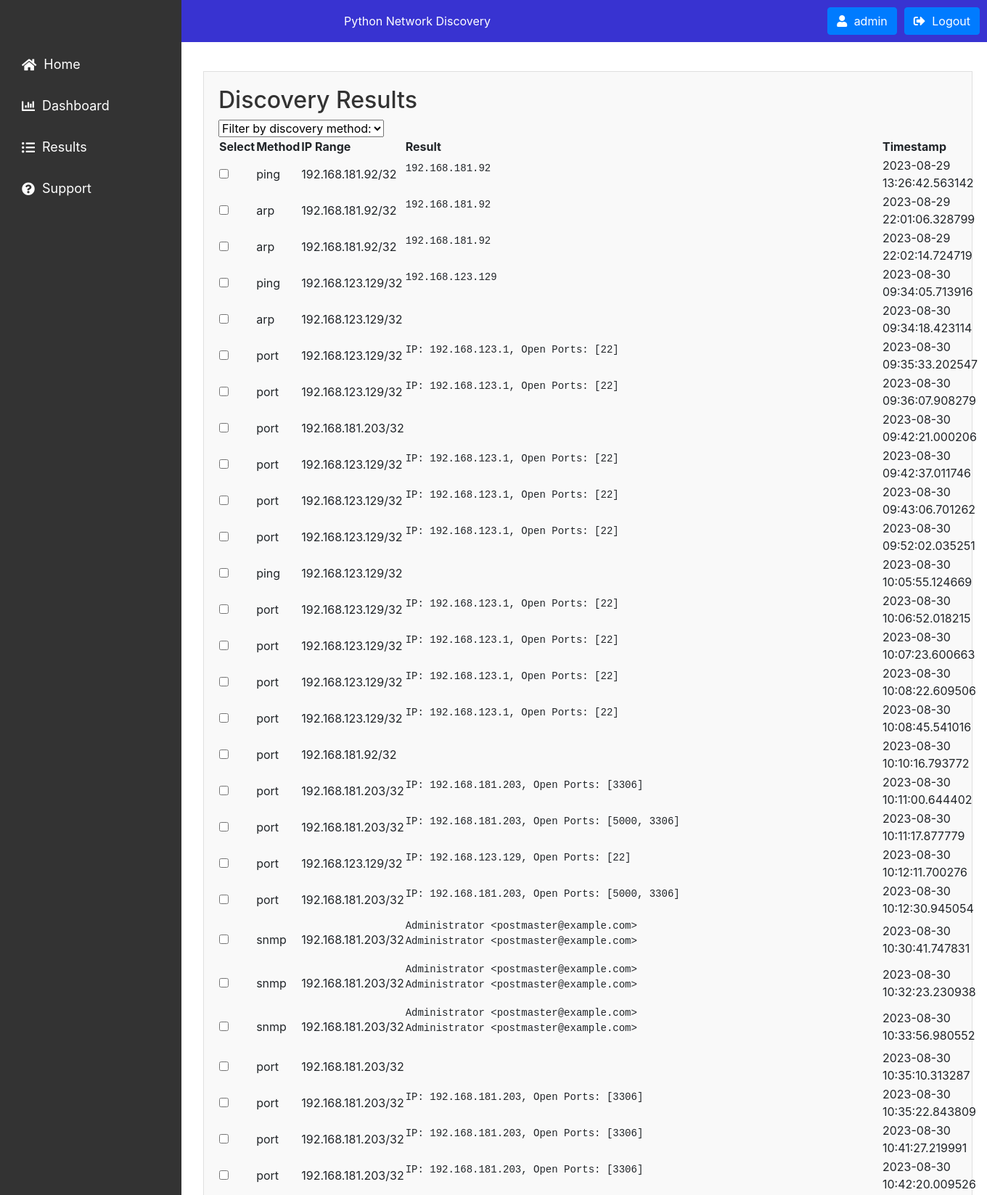
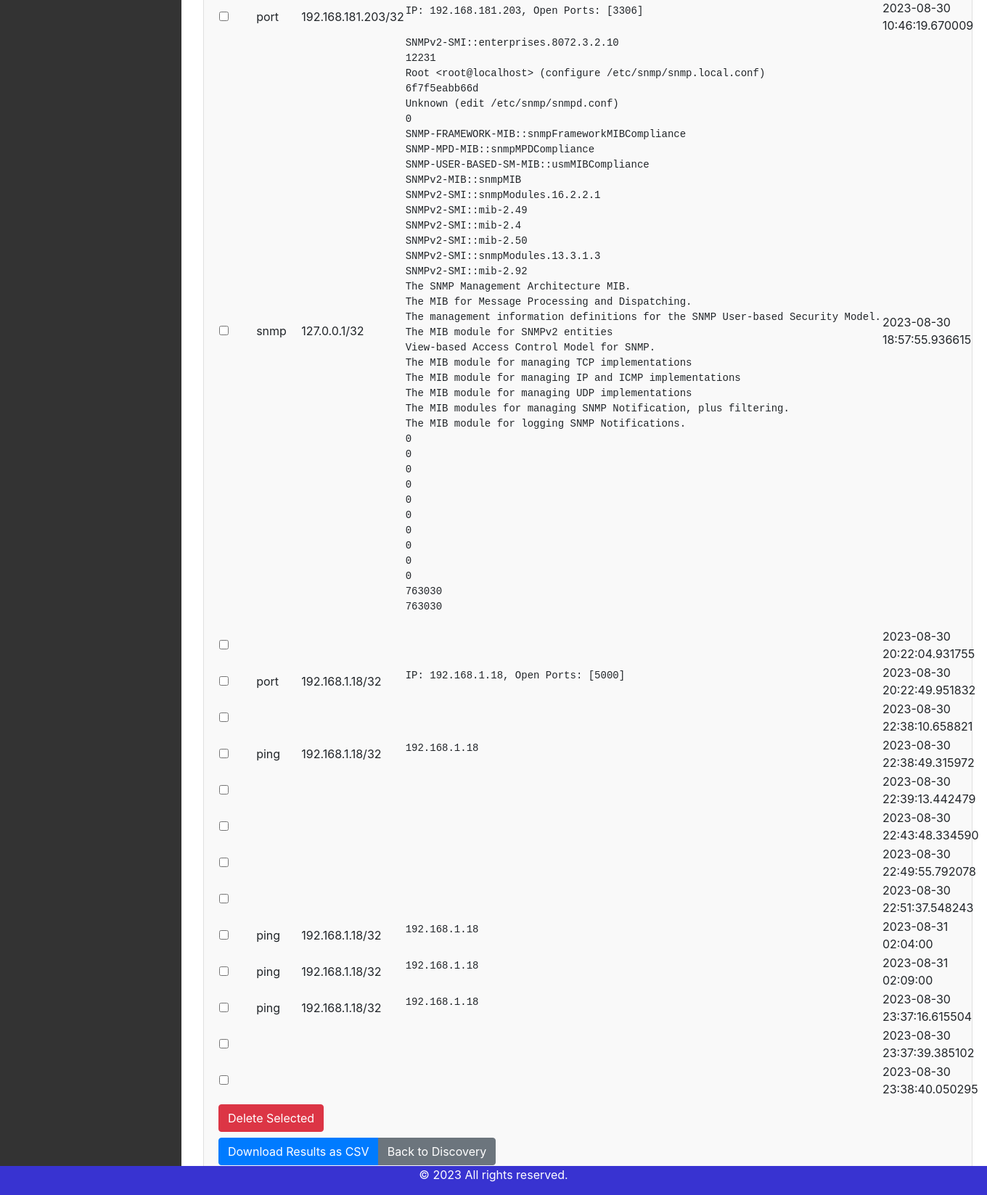
The page /results (signed in) on the database its author committed (2 pictures, top to bottom).
### pydiscovery/models.py (models this page shows, shortened)
class User(db.Model):
    id = db.Column(db.Integer, primary_key=True)
    username = db.Column(db.String(20), unique=True, nullable=False)
    email = db.Column(db.String(120), unique=True)
    password = db.Column(db.String(20), nullable=False)
    account_picture = db.Column(db.String(100), default="default.jpg")  # Default picture filename
    discovery_results = db.relationship('DiscoveryResult', backref='user', lazy=True) # One-to-many

class DiscoveryResult(db.Model):
    id = db.Column(db.Integer, primary_key=True)
    timestamp = db.Column(db.DateTime, nullable=False, default=datetime.utcnow)
    method = db.Column(db.String(50), nullable=False)
    ip_range = db.Column(db.String(50), nullable=False)
    result = db.Column(db.Text, nullable=False)
    user_id = db.Column(db.Integer, db.ForeignKey('user.id'), nullable=False)

### pydiscovery/routes.py (the view)
@app.route("/results")
def results():
    username = session["username"]
    current_user = User.query.filter_by(username=username).first()
    query = db.session.query(DiscoveryResult).filter_by(user_id=current_user.id)
    filter_method = request.args.get("method", default="all")
    if filter_method != "all":
        query = query.filter_by(method=filter_method)
    all_results = query.all()
    return render_template("results.html", username=username, all_results=all_results, current_user=current_user)

### pydiscovery/templates/results.html (shortened to what this page needs)
{% extends "base.html" %}
{% block content %}
<div class="results-section">
    <h2>Discovery Results</h2>
    <select id="filter-method" onchange="filterResults()">
        <option value="">Filter by discovery method:</option>
    </select>
    <form method="post" action="{{ url_for('delete_results') }}" id="deleteForm">
        <table id="resultsTable" class="display">
            <thead>
                <tr>
                    <th>Select</th>
                    <th>Method</th>
                    <th>IP Range</th>
                    <th>Result</th>
                    <th>Timestamp</th>
                </tr>
            </thead>
            <tbody>
                {% for result in all_results %}
                    {% if result.user_id == current_user.id %}
                        <tr>
                            <td><input type="checkbox" name="selected_results" value="{{ result.id }}"></td>
                            <td>{{ result.method }}</td>
                            <td>{{ result.ip_range }}</td>
                            <td><pre>{{ result.result }}</pre></td>
                            <td>{{ result.timestamp }}</td>
                        </tr>
                    {% endif %}
                {% endfor %}
            </tbody>
        </table>
        <button type="button" class="btn btn-danger mt-2" id="deleteButton">Delete Selected</button>
    </form>
    <div class="btn-group mt-2">
        <a href="{{ url_for('download_results_csv') }}" class="btn btn-primary">Download Results as CSV</a>
        <a href="{{ url_for('dashboard') }}" class="btn btn-secondary">Back to Discovery</a>
    </div>
</div>
{% endblock %}

### pydiscovery/templates/base.html (shortened to what this page needs)
<!DOCTYPE html>
<html>
<head>
    <link rel="stylesheet" href="{{ url_for('static', filename='styles.css') }}">
    <link rel="stylesheet" href="https://maxcdn.bootstrapcdn.com/bootstrap/4.5.2/css/bootstrap.min.css">
    <link rel="stylesheet" href="https://cdnjs.cloudflare.com/ajax/libs/font-awesome/5.15.3/css/all.min.css">
</head>
<body>
    <div class="topnav">
        <div class="title">Python Network Discovery</div>
        <div class="user-links">
            <a class="username btn btn-primary" href="{{ url_for('user') }}">
                <i class="fas fa-user"></i> {{ username }}
            </a>
            <a class="logout btn btn-primary" href="{{ url_for('logout') }}">
                <i class="fas fa-sign-out-alt"></i> Logout
            </a>
        </div>
    </div>
    <div class="sidenav">
        <a href="{{ url_for('home') }}"><i class="fas fa-home"></i> Home</a>
        <a href="{{ url_for('dashboard') }}"><i class="fas fa-chart-bar"></i> Dashboard</a>
        <a href="{{ url_for('results') }}"><i class="fas fa-list-ul"></i> Results</a>
        <a href="{{ url_for('help') }}"><i class="fas fa-question-circle"></i> Support</a>
    </div>
    <div class="main">
        {% block content %}{% endblock %}
    </div>
    <footer class="footer">
        <p>&copy; 2023 All rights reserved.</p>
    </footer>
</body>
</html>

### pydiscovery/static/styles.css (style rules this page uses)
body { font-family: Arial, sans-serif; margin: 0; padding: 0; background-color: #f0f0f0; }
.topnav { background-color: #3833d1; overflow: hidden; color: white; padding: 10px; display: flex; justify-content: space-between; align-items: center; }
.user-links { display: flex; gap: 10px; align-items: center; }
.user-links a i { margin-right: 5px; }
.sidenav { height: 100%; width: 250px; position: fixed; top: 0; left: 0; background-color: #333; padding-top: 60px; }
.sidenav a { padding: 15px 15px 15px 30px; text-decoration: none; font-size: 18px; color: white; display: flex; align-items: center; }
.sidenav a i { margin-right: 10px; }
.main { margin-left: 260px; padding: 20px; }
.main h2 { color: #333; }
.results-section { border: 1px solid #e0e0e0; background-color: #f9f9f9; padding: 20px; margin-top: 20px; }
.footer { position: fixed; bottom: 0; width: 100%; text-align: center; padding: 0px; background-color: #3833d1; color: white; }

### rows shown on the page
User: username "admin"
DiscoveryResult: method "ping", ip_range "192.168.181.92/32", result "192.168.181.92", timestamp "2023-08-29 13:26:42.563142"
DiscoveryResult: method "arp", ip_range "192.168.181.92/32", result "192.168.181.92", timestamp "2023-08-29 22:01:06.328799"
DiscoveryResult: method "arp", ip_range "192.168.181.92/32", result "192.168.181.92", timestamp "2023-08-29 22:02:14.724719"
DiscoveryResult: method "ping", ip_range "192.168.123.129/32", result "192.168.123.129", timestamp "2023-08-30 09:34:05.713916"
DiscoveryResult: method "arp", ip_range "192.168.123.129/32", timestamp "2023-08-30 09:34:18.423114"
DiscoveryResult: method "port", ip_range "192.168.123.129/32", result "IP: 192.168.123.1, Open Ports: [22]", timestamp "2023-08-30 09:35:33.202547"
DiscoveryResult: method "port", ip_range "192.168.123.129/32", result "IP: 192.168.123.1, Open Ports: [22]", timestamp "2023-08-30 09:36:07.908279"
DiscoveryResult: method "port", ip_range "192.168.181.203/32", timestamp "2023-08-30 09:42:21.000206"
DiscoveryResult: method "port", ip_range "192.168.123.129/32", result "IP: 192.168.123.1, Open Ports: [22]", timestamp "2023-08-30 09:42:37.011746"
DiscoveryResult: method "port", ip_range "192.168.123.129/32", result "IP: 192.168.123.1, Open Ports: [22]", timestamp "2023-08-30 09:43:06.701262"
DiscoveryResult: method "port", ip_range "192.168.123.129/32", result "IP: 192.168.123.1, Open Ports: [22]", timestamp "2023-08-30 09:52:02.035251"
DiscoveryResult: method "ping", ip_range "192.168.123.129/32", timestamp "2023-08-30 10:05:55.124669"
DiscoveryResult: method "port", ip_range "192.168.123.129/32", result "IP: 192.168.123.1, Open Ports: [22]", timestamp "2023-08-30 10:06:52.018215"
DiscoveryResult: method "port", ip_range "192.168.123.129/32", result "IP: 192.168.123.1, Open Ports: [22]", timestamp "2023-08-30 10:07:23.600663"
DiscoveryResult: method "port", ip_range "192.168.123.129/32", result "IP: 192.168.123.1, Open Ports: [22]", timestamp "2023-08-30 10:08:22.609506"
DiscoveryResult: method "port", ip_range "192.168.123.129/32", result "IP: 192.168.123.1, Open Ports: [22]", timestamp "2023-08-30 10:08:45.541016"
DiscoveryResult: method "port", ip_range "192.168.181.92/32", timestamp "2023-08-30 10:10:16.793772"
DiscoveryResult: method "port", ip_range "192.168.181.203/32", result "IP: 192.168.181.203, Open Ports: [3306]", timestamp "2023-08-30 10:11:00.644402"
DiscoveryResult: method "port", ip_range "192.168.181.203/32", result "IP: 192.168.181.203, Open Ports: [5000, 3306]", timestamp "2023-08-30 10:11:17.877779"
DiscoveryResult: method "port", ip_range "192.168.123.129/32", result "IP: 192.168.123.129, Open Ports: [22]", timestamp "2023-08-30 10:12:11.700276"
DiscoveryResult: method "port", ip_range "192.168.181.203/32", result "IP: 192.168.181.203, Open Ports: [5000, 3306]", timestamp "2023-08-30 10:12:30.945054"
DiscoveryResult: method "snmp", ip_range "192.168.181.203/32", result "Administrator <postmaster@example.com> Administrator <postmaster@example.com>", timestamp "2023-08-30 10:30:41.747831"
DiscoveryResult: method "snmp", ip_range "192.168.181.203/32", result "Administrator <postmaster@example.com> Administrator <postmaster@example.com>", timestamp "2023-08-30 10:32:23.230938"
DiscoveryResult: method "snmp", ip_range "192.168.181.203/32", result "Administrator <postmaster@example.com> Administrator <postmaster@example.com>", timestamp "2023-08-30 10:33:56.980552"
DiscoveryResult: method "port", ip_range "192.168.181.203/32", timestamp "2023-08-30 10:35:10.313287"
DiscoveryResult: method "port", ip_range "192.168.181.203/32", result "IP: 192.168.181.203, Open Ports: [3306]", timestamp "2023-08-30 10:35:22.843809"
DiscoveryResult: method "port", ip_range "192.168.181.203/32", result "IP: 192.168.181.203, Open Ports: [3306]", timestamp "2023-08-30 10:41:27.219991"
DiscoveryResult: method "port", ip_range "192.168.181.203/32", result "IP: 192.168.181.203, Open Ports: [3306]", timestamp "2023-08-30 10:42:20.009526"
DiscoveryResult: method "port", ip_range "192.168.181.203/32", result "IP: 192.168.181.203, Open Ports: [3306]", timestamp "2023-08-30 10:46:19.670009"
DiscoveryResult: method "snmp", ip_range "127.0.0.1/32", result "SNMPv2-SMI::enterprises.8072.3.2.10 12231 Root <root@localhost> (configure /etc/snmp/snmp.local.conf) 6f7f5eabb66d Unknown (edit /etc/snmp/snmpd.conf) 0 SNMP-FRAMEWORK-MIB::snmpFrameworkMIBCompliance SNMP-MPD-MIB::snmpMPDCompliance SNMP-USER-BASED-SM-MIB::usmMIBCompliance SNMPv2-MIB::snmpMIB SNMPv2-SMI::snmpModules.16.2.2.1 SNMPv2-SMI::mib-2.49 SNMPv2-SMI::mib-2.4 SNMPv2-SMI::mib-2.50 SNMPv2-SMI::snmpModules.13.3.1.3 SNMPv2-SMI::mib-2.92 The SNMP Management Architecture MIB. The MIB for Message Processing and Dispatching. The management information definitions for the SNMP User-based Security Model. The MIB module for SNMPv2 entities View-based Access Control Model for SNMP. The MIB module…", timestamp "2023-08-30 18:57:55.936615"
DiscoveryResult: timestamp "2023-08-30 20:22:04.931755"
DiscoveryResult: method "port", ip_range "192.168.1.18/32", result "IP: 192.168.1.18, Open Ports: [5000]", timestamp "2023-08-30 20:22:49.951832"
DiscoveryResult: timestamp "2023-08-30 22:38:10.658821"
DiscoveryResult: method "ping", ip_range "192.168.1.18/32", result "192.168.1.18", timestamp "2023-08-30 22:38:49.315972"
DiscoveryResult: timestamp "2023-08-30 22:39:13.442479"
DiscoveryResult: timestamp "2023-08-30 22:43:48.334590"
DiscoveryResult: timestamp "2023-08-30 22:49:55.792078"
DiscoveryResult: timestamp "2023-08-30 22:51:37.548243"
DiscoveryResult: method "ping", ip_range "192.168.1.18/32", result "192.168.1.18", timestamp "2023-08-31 02:04:00"
DiscoveryResult: method "ping", ip_range "192.168.1.18/32", result "192.168.1.18", timestamp "2023-08-31 02:09:00"
DiscoveryResult: method "ping", ip_range "192.168.1.18/32", result "192.168.1.18", timestamp "2023-08-30 23:37:16.615504"
DiscoveryResult: timestamp "2023-08-30 23:37:39.385102"
DiscoveryResult: timestamp "2023-08-30 23:38:40.050295"
